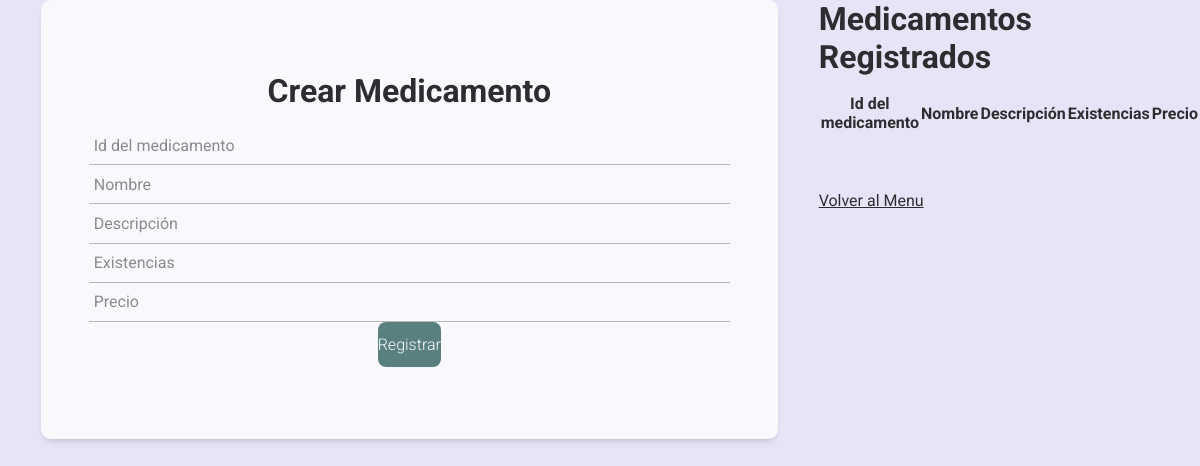
Before: /medicamentos/registro_medicamentos.php with the older database file.
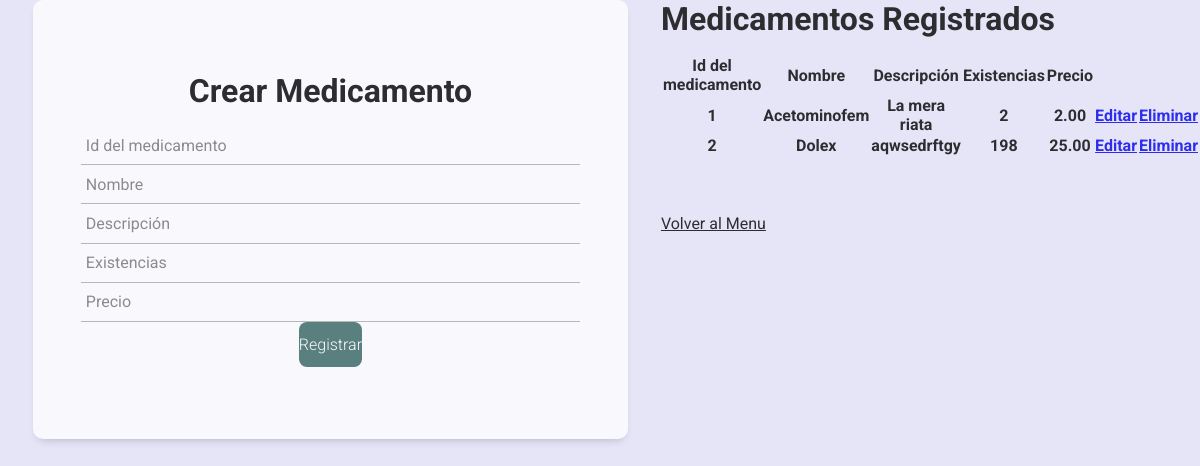
After: the same page with the newer database file.
### tables this page shows
CREATE TABLE `medicamentos` (
  `id` int(11) NOT NULL,
  `nombre` varchar(100) NOT NULL,
  `descripcion` varchar(200) NOT NULL,
  `existencias` int(11) NOT NULL,
  `precio` decimal(10,2) DEFAULT NULL
);

### medicamentos/registro_medicamentos.php (the view, shortened to what this page needs)
<?php
$con = connection();
$sql = "SELECT * FROM medicamentos";
$query = mysqli_query($con, $sql);
?>
<!DOCTYPE html>
<html lang="en">
<head>
    <link rel="stylesheet" href="../css/estilos.css">
</head>
<body>
    <div class="form_group">
        <form action="" method="POST" class="form">
            <h1 class="form_title">Crear Medicamento</h1>
            <input class="form_input" type="number" name="id" placeholder="Id del medicamento" required>
            <input class="form_input" type="text" name="nombre" placeholder="Nombre" required>
            <input class="form_input" type="text" name="descripcion" placeholder="Descripción" required>
            <input class="form_input" type="number" name="existencias" placeholder="Existencias" required>
            <input class="form_input" type="decimal" name="precio" placeholder="Precio" required>
            <input class="form_submit" type="submit" value="Registrar">
        </form>
    </div>
    <div>
        <h2 class="form_title">Medicamentos Registrados</h2>
        <table class="form_group">
            <thead>
                <tr>
                    <th>Id del medicamento</th>
                    <th>Nombre</th>
                    <th>Descripción</th>
                    <th>Existencias</th>
                    <th>Precio</th>
                </tr>
            </thead>
            <tbody>
                <?php
                while ($row = mysqli_fetch_array($query)):
                    ?>
                    <tr>
                        <th>
                            <?= $row['id'] ?>
                        </th>
                        <th>
                            <?= $row['nombre'] ?>
                        </th>
                        <th>
                            <?= $row['descripcion'] ?>
                        </th>
                        <th>
                            <?= $row['existencias'] ?>
                        </th>
                        <th>
                            <?= $row['precio'] ?>
                        </th>
                        <th><a href="editar_medicamentos.php?id=<?= $row['id'] ?>">Editar</a></th>
                        <th><a href="eliminar_medicamentos.php?id=<?= $row['id'] ?>"
                                onclick="return confirm('¿Estás seguro de que quieres eliminar este medicamento?')">Eliminar</a>
                        </th>
                    </tr>
                    <?php
                endwhile;
                ?>
            </tbody>
        </table>
        <br><br><br>
        <a href="../menu.php" class="form_link">Volver al Menu</a>
    </div>
</body>
</html>

Changed rows visible on the page:
added medicamentos: id "1", nombre "Acetominofem", descripcion "La mera riata", existencias "2", precio "2.00"
added medicamentos: id "2", nombre "Dolex", descripcion "aqwsedrftgy", existencias "198", precio "25.00"
